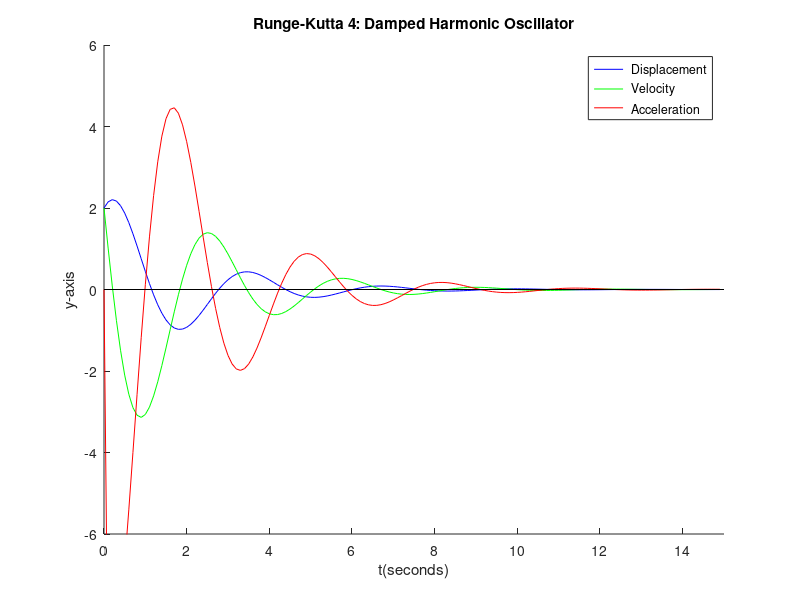

This chart was generated by the following MATLAB code:
clear

%Values%
M = 1; %Mass
K = 4;
B = 1;
x0 = 2; %initial displacement
v0 = 2; %initial velocity
Int_Time = 15;
%Values%

h = 0.1; %Step Value%


numPoints = Int_Time / h; %Number of points
t = (0:h:Int_Time - h); %x-axis 
k = 1;

y1(1) = x0; %initial values
y2(1) = v0;

while k < numPoints
    p1(1) = y2(k);
    p1(2) = ((-B / M) * y2(k) - (K / M) * y1(k));
    %p1(2) = ((-K / M) * y1(k)); %Problem 4
    p2(1) = y2(k) + (h / 2) * p1(2);
    p2(2) = ((-B / M) * (y2(k) + (h / 2) * p1(2)) - (K / M) * (y1(k) + (h / 2) * p1(1)));
    %p2(2) = ((-K / M) * (y1(k) + (h / 2) * p1(1))); %Problem 4
    p3(1) = y2(k) + (h / 2) * p2(2);
    p3(2) = ((-B / M) * (y2(k) + (h / 2) * p2(2)) - (K / M) * (y1(k) + (h / 2) * p2(1)));
    %p3(2) = ((-K / M) * (y1(k) + (h / 2) * p2(1))); %Problem 4
    p4(1) = y2(k) + h * p3(2);
    p4(2) = ((-B / M) * (y2(k) + h * p3(2)) - (K / M) * (y1(k) + h * p3(1)));
    %p4(2) = ((-K / M) * (y1(k) + h * p3(1))); %Problem 4
    
    y1(k + 1) = y1(k) + h * (p1(1) / 6 + p2(1) / 3 + p3(1)/ 3 + p4(1) / 6); %Potion
    y2(k + 1) = y2(k) + h * (p1(2) / 6 + p2(2) / 3 + p3(2)/ 3 + p4(2) / 6); %Velocity
    y3(k + 1) = ((-B / M) * y2(k) - (K / M) * y1(k)); %Acceleration
    %y3(k + 1) = ((-K / M) * y1(k)); %Acceleration %Problem 4
    k = k + 1;
end

hold on

xlabel('t(seconds)')
ylabel('y-axis')
title('Runge-Kutta 4: Damped Harmonic Oscillator')
%title('Runge-Kutta 4: Damped Harmonic Oscillator(No Friction)') %Problem 4

axis([0 Int_Time -6 6])
%axis([0 Int_Time -12 12]) %Problem 4
plot(t, y1, '-b')
plot(t, y2, '-g')
plot(t, y3, '-r')
plot([0 Int_Time],[0 0], '-k')

legend(' Displacement', ' Velocity', ' Acceleration')